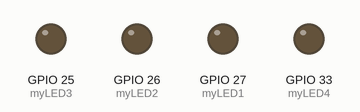
A sketch run on a simulated ESP32. Shown: output pins drawn as LEDs (lit = HIGH).

Above: at 0.05 s.
At 0.4 s:
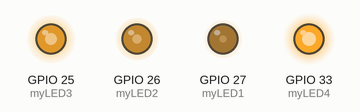
At 0.5 s:
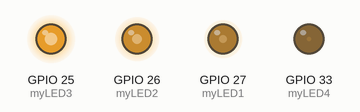
At 0.8 s:
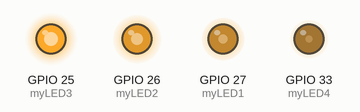
At 1.2 s:
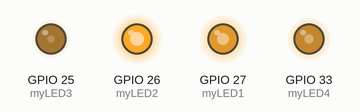
At 1.6 s:
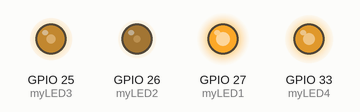
Timing chart, 0 to 3.8 s (numbered marks = the images above):
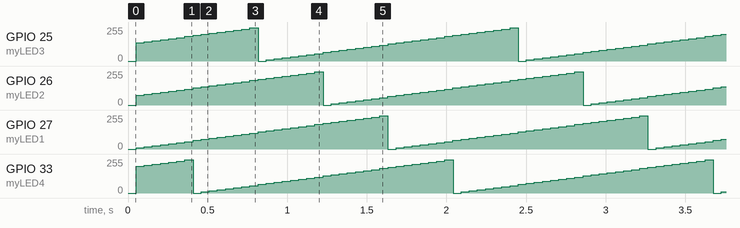

The sketch:

ESP32_PWM_LED_4ch.ino
```cpp
//  https://www.instructables.com/ESP32-Mecanum-Wheels-Robot-and-Bluetooth-Gamepad-C/

#include <Arduino.h>

#define myLED1 27
#define myLED2 26
#define myLED3 25
#define myLED4 33

unsigned long LastSpeedChangeTimeInMs = 0;
int CurVal_PWM = 0;

void setup() {
  pinMode(myLED1, OUTPUT);
  analogWrite(myLED1, 0);

  pinMode(myLED2, OUTPUT);
  analogWrite(myLED2, 0);

  pinMode(myLED3, OUTPUT);
  analogWrite(myLED3, 0);

  pinMode(myLED4, OUTPUT);
  analogWrite(myLED4, 0);

  // put your setup code here, to run once:
  Serial.begin(115200);      // make sure your Serial Monitor is also set at this baud rate.

  LastSpeedChangeTimeInMs = millis();
}

void loop() {
  unsigned NowInMs =  millis();
  int tmpVal_PWM;

  if ( NowInMs - LastSpeedChangeTimeInMs > 50 ) {
    LastSpeedChangeTimeInMs = NowInMs;
    CurVal_PWM += 8;

    if ( CurVal_PWM > 255 )
      CurVal_PWM = 0;

    analogWrite(myLED1, CurVal_PWM);

    tmpVal_PWM = CurVal_PWM + 64;
    if ( tmpVal_PWM > 255 )
      tmpVal_PWM -= 256;
    analogWrite(myLED2, tmpVal_PWM);

    tmpVal_PWM = CurVal_PWM + 128;
    if ( tmpVal_PWM > 255 )
      tmpVal_PWM -= 256;
    analogWrite(myLED3, tmpVal_PWM);

    tmpVal_PWM = CurVal_PWM + 192;
    if ( tmpVal_PWM > 255 )
      tmpVal_PWM -= 256;
    analogWrite(myLED4, tmpVal_PWM);
  }
}
```

Measured:
- by itself, GPIO 25 (myLED3), GPIO 26 (myLED2), GPIO 27 (myLED1), GPIO 33 (myLED4): ramps from 0/255 to 248/255 and jumps back, once every 1.6 s
